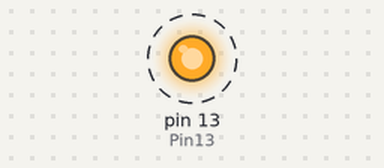
Simulated run of this sketch. Board: Arduino Uno, built with avr-gcc and run on an emulated ATmega328P. Shown: output pins drawn as LEDs (lit = HIGH). Dashed ring = blinking.

Above: at 0.1 s.
Timing chart, 0 to 3.0 s (numbered marks = the images above):
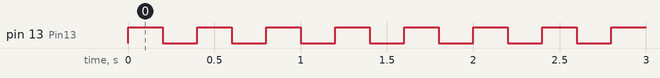

The sketch:

for_20_delay.ino
```cpp
int Pin13 = 13;
int delayPeriod = 200;
int num = 0;

void setup()
{
    pinMode(Pin13, OUTPUT);
}

void loop()
{
   for(num; num<20; num++)
       {
        digitalWrite(Pin13, HIGH);
        delay(delayPeriod);
        digitalWrite(Pin13, LOW);
        delay(delayPeriod);
       }
     delay(3000);
}
```

Measured:
- by itself, pin 13 (Pin13): alternates HIGH for 0.20 s and LOW for 0.20 s, 40 changes in all, then stays LOW
